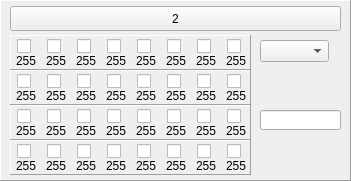
       <widget class="QFrame" name="fm_2" >
        <property name="geometry" >
         <rect>
          <x>10</x>
          <y>200</y>
          <width>351</width>
          <height>181</height>
         </rect>
        </property>
        <property name="autoFillBackground" >
         <bool>true</bool>
        </property>
        <property name="frameShape" >
         <enum>QFrame::Panel</enum>
        </property>
        <property name="frameShadow" >
         <enum>QFrame::Raised</enum>
        </property>
        <widget class="QFrame" name="fm-1_5" >
         <property name="geometry" >
          <rect>
           <x>10</x>
           <y>35</y>
           <width>241</width>
           <height>35</height>
          </rect>
         </property>
         <property name="autoFillBackground" >
          <bool>true</bool>
         </property>
         <property name="frameShape" >
          <enum>QFrame::Panel</enum>
         </property>
         <property name="frameShadow" >
          <enum>QFrame::Raised</enum>
         </property>
         <widget class="QLabel" name="lb-2_1" >
          <property name="geometry" >
           <rect>
            <x>6</x>
            <y>18</y>
            <width>21</width>
            <height>16</height>
           </rect>
          </property>
          <property name="text" >
           <string>255</string>
          </property>
         </widget>
         <widget class="QCheckBox" name="chk-2_1" >
          <property name="geometry" >
           <rect>
            <x>7</x>
            <y>3</y>
            <width>16</width>
            <height>17</height>
           </rect>
          </property>
         </widget>
         <widget class="QCheckBox" name="chk-2_2" >
          <property name="geometry" >
           <rect>
            <x>37</x>
            <y>3</y>
            <width>16</width>
            <height>17</height>
           </rect>
          </property>
         </widget>
         <widget class="QCheckBox" name="chk-2_3" >
          <property name="geometry" >
           <rect>
            <x>67</x>
            <y>3</y>
            <width>16</width>
            <height>17</height>
           </rect>
          </property>
         </widget>
         <widget class="QCheckBox" name="chk-2_4" >
          <property name="geometry" >
           <rect>
            <x>97</x>
            <y>3</y>
            <width>16</width>
            <height>17</height>
           </rect>
          </property>
         </widget>
         <widget class="QCheckBox" name="chk-2_5" >
          <property name="geometry" >
           <rect>
            <x>127</x>
            <y>3</y>
            <width>16</width>
            <height>17</height>
           </rect>
          </property>
         </widget>
         <widget class="QCheckBox" name="chk-2_6" >
          <property name="geometry" >
           <rect>
            <x>157</x>
            <y>3</y>
            <width>16</width>
            <height>17</height>
           </rect>
          </property>
         </widget>
         <widget class="QCheckBox" name="chk-2_7" >
          <property name="geometry" >
           <rect>
            <x>187</x>
            <y>3</y>
            <width>16</width>
            <height>17</height>
           </rect>
          </property>
         </widget>
         <widget class="QCheckBox" name="chk-2_8" >
          <property name="geometry" >
           <rect>
            <x>217</x>
            <y>3</y>
            <width>16</width>
            <height>17</height>
           </rect>
          </property>
         </widget>
         <widget class="QLabel" name="lb-2_2" >
          <property name="geometry" >
           <rect>
            <x>36</x>
            <y>18</y>
            <width>21</width>
            <height>16</height>
           </rect>
          </property>
          <property name="text" >
           <string>255</string>
          </property>
         </widget>
         <widget class="QLabel" name="lb-2_3" >
          <property name="geometry" >
           <rect>
            <x>66</x>
            <y>18</y>
            <width>21</width>
            <height>16</height>
           </rect>
          </property>
          <property name="text" >
           <string>255</string>
          </property>
         </widget>
         <widget class="QLabel" name="lb-2_4" >
          <property name="geometry" >
           <rect>
            <x>96</x>
            <y>18</y>
            <width>21</width>
            <height>16</height>
           </rect>
          </property>
          <property name="text" >
           <string>255</string>
          </property>
         </widget>
         <widget class="QLabel" name="lb-2_5" >
          <property name="geometry" >
           <rect>
            <x>126</x>
            <y>18</y>
            <width>21</width>
            <height>16</height>
           </rect>
          </property>
          <property name="text" >
           <string>255</string>
          </property>
         </widget>
         <widget class="QLabel" name="lb-2_6" >
          <property name="geometry" >
           <rect>
            <x>156</x>
            <y>18</y>
            <width>21</width>
            <height>16</height>
           </rect>
          </property>
          <property name="text" >
           <string>255</string>
          </property>
         </widget>
         <widget class="QLabel" name="lb-2_7" >
          <property name="geometry" >
           <rect>
            <x>186</x>
            <y>18</y>
            <width>21</width>
            <height>16</height>
           </rect>
          </property>
          <property name="text" >
           <string>255</string>
          </property>
         </widget>
         <widget class="QLabel" name="lb-2_8" >
          <property name="geometry" >
           <rect>
            <x>216</x>
            <y>18</y>
            <width>21</width>
            <height>16</height>
           </rect>
          </property>
          <property name="text" >
           <string>255</string>
          </property>
         </widget>
        </widget>
        <widget class="QComboBox" name="cmb_2" >
         <property name="geometry" >
          <rect>
           <x>260</x>
           <y>40</y>
           <width>69</width>
           <height>22</height>
          </rect>
         </property>
        </widget>
        <widget class="QLineEdit" name="le_2" >
         <property name="geometry" >
          <rect>
           <x>260</x>
           <y>110</y>
           <width>81</width>
           <height>20</height>
          </rect>
         </property>
        </widget>
        <widget class="QFrame" name="fm-1_6" >
         <property name="geometry" >
          <rect>
           <x>10</x>
           <y>70</y>
           <width>241</width>
           <height>35</height>
          </rect>
         </property>
         <property name="autoFillBackground" >
          <bool>true</bool>
         </property>
         <property name="frameShape" >
          <enum>QFrame::Panel</enum>
         </property>
         <property name="frameShadow" >
          <enum>QFrame::Raised</enum>
         </property>
         <widget class="QLabel" name="lb-2_9" >
          <property name="geometry" >
           <rect>
            <x>6</x>
            <y>18</y>
            <width>21</width>
            <height>16</height>
           </rect>
          </property>
          <property name="text" >
           <string>255</string>
          </property>
         </widget>
         <widget class="QCheckBox" name="chk-2_9" >
          <property name="geometry" >
           <rect>
            <x>7</x>
            <y>3</y>
            <width>16</width>
            <height>17</height>
           </rect>
          </property>
         </widget>
         <widget class="QCheckBox" name="chk-2_10" >
          <property name="geometry" >
           <rect>
            <x>37</x>
            <y>3</y>
            <width>16</width>
            <height>17</height>
           </rect>
          </property>
         </widget>
         <widget class="QCheckBox" name="chk-2_11" >
          <property name="geometry" >
           <rect>
            <x>67</x>
            <y>3</y>
            <width>16</width>
            <height>17</height>
           </rect>
          </property>
         </widget>
         <widget class="QCheckBox" name="chk-2_12" >
          <property name="geometry" >
           <rect>
            <x>97</x>
            <y>3</y>
            <width>16</width>
            <height>17</height>
           </rect>
          </property>
         </widget>
         <widget class="QCheckBox" name="chk-2_13" >
          <property name="geometry" >
           <rect>
            <x>127</x>
            <y>3</y>
            <width>16</width>
            <height>17</height>
           </rect>
          </property>
         </widget>
         <widget class="QCheckBox" name="chk-2_14" >
          <property name="geometry" >
           <rect>
            <x>157</x>
            <y>3</y>
            <width>16</width>
            <height>17</height>
           </rect>
          </property>
         </widget>
         <widget class="QCheckBox" name="chk-2_15" >
          <property name="geometry" >
           <rect>
            <x>187</x>
            <y>3</y>
            <width>16</width>
            <height>17</height>
           </rect>
          </property>
         </widget>
         <widget class="QCheckBox" name="chk-2_16" >
          <property name="geometry" >
           <rect>
            <x>217</x>
            <y>3</y>
            <width>16</width>
            <height>17</height>
           </rect>
          </property>
         </widget>
         <widget class="QLabel" name="lb-2_10" >
          <property name="geometry" >
           <rect>
            <x>36</x>
            <y>18</y>
            <width>21</width>
            <height>16</height>
           </rect>
          </property>
          <property name="text" >
           <string>255</string>
          </property>
         </widget>
         <widget class="QLabel" name="lb-2_11" >
          <property name="geometry" >
           <rect>
            <x>66</x>
            <y>18</y>
            <width>21</width>
            <height>16</height>
           </rect>
          </property>
          <property name="text" >
           <string>255</string>
          </property>
         </widget>
         <widget class="QLabel" name="lb-2_12" >
          <property name="geometry" >
           <rect>
            <x>96</x>
            <y>18</y>
            <width>21</width>
            <height>16</height>
           </rect>
          </property>
          <property name="text" >
           <string>255</string>
          </property>
         </widget>
         <widget class="QLabel" name="lb-2_13" >
          <property name="geometry" >
           <rect>
            <x>126</x>
            <y>18</y>
            <width>21</width>
            <height>16</height>
           </rect>
          </property>
          <property name="text" >
           <string>255</string>
          </property>
         </widget>
         <widget class="QLabel" name="lb-2_14" >
          <property name="geometry" >
           <rect>
            <x>156</x>
            <y>18</y>
            <width>21</width>
            <height>16</height>
           </rect>
          </property>
          <property name="text" >
           <string>255</string>
          </property>
         </widget>
         <widget class="QLabel" name="lb-2_15" >
          <property name="geometry" >
           <rect>
            <x>186</x>
            <y>18</y>
            <width>21</width>
            <height>16</height>
           </rect>
          </property>
          <property name="text" >
           <string>255</string>
          </property>
         </widget>
         <widget class="QLabel" name="lb-2_16" >
          <property name="geometry" >
           <rect>
            <x>216</x>
            <y>18</y>
            <width>21</width>
            <height>16</height>
           </rect>
          </property>
          <property name="text" >
           <string>255</string>
          </property>
         </widget>
        </widget>
        <widget class="QFrame" name="fm-1_7" >
         <property name="geometry" >
          <rect>
           <x>10</x>
           <y>105</y>
           <width>241</width>
           <height>35</height>
          </rect>
         </property>
         <property name="autoFillBackground" >
          <bool>true</bool>
         </property>
         <property name="frameShape" >
          <enum>QFrame::Panel</enum>
         </property>
         <property name="frameShadow" >
          <enum>QFrame::Raised</enum>
         </property>
         <widget class="QLabel" name="lb-2_17" >
          <property name="geometry" >
           <rect>
            <x>6</x>
            <y>18</y>
            <width>21</width>
            <height>16</height>
           </rect>
          </property>
          <property name="text" >
           <string>255</string>
          </property>
         </widget>
         <widget class="QCheckBox" name="chk-2_17" >
          <property name="geometry" >
           <rect>
            <x>7</x>
            <y>3</y>
            <width>16</width>
            <height>17</height>
           </rect>
          </property>
         </widget>
         <widget class="QCheckBox" name="chk-2_18" >
          <property name="geometry" >
           <rect>
            <x>37</x>
            <y>3</y>
            <width>16</width>
            <height>17</height>
           </rect>
          </property>
         </widget>
         <widget class="QCheckBox" name="chk-2_19" >
          <property name="geometry" >
           <rect>
            <x>67</x>
            <y>3</y>
            <width>16</width>
            <height>17</height>
           </rect>
          </property>
         </widget>
         <widget class="QCheckBox" name="chk-2_20" >
          <property name="geometry" >
           <rect>
            <x>97</x>
            <y>3</y>
            <width>16</width>
            <height>17</height>
           </rect>
          </property>
         </widget>
         <widget class="QCheckBox" name="chk-2_21" >
          <property name="geometry" >
           <rect>
            <x>127</x>
            <y>3</y>
            <width>16</width>
            <height>17</height>
           </rect>
          </property>
         </widget>
         <widget class="QCheckBox" name="chk-2_22" >
          <property name="geometry" >
           <rect>
            <x>157</x>
            <y>3</y>
            <width>16</width>
            <height>17</height>
           </rect>
          </property>
         </widget>
         <widget class="QCheckBox" name="chk-2_23" >
          <property name="geometry" >
           <rect>
            <x>187</x>
            <y>3</y>
            <width>16</width>
            <height>17</height>
           </rect>
          </property>
         </widget>
         <widget class="QCheckBox" name="chk-2_24" >
          <property name="geometry" >
           <rect>
            <x>217</x>
            <y>3</y>
            <width>16</width>
            <height>17</height>
           </rect>
          </property>
         </widget>
         <widget class="QLabel" name="lb-2_18" >
          <property name="geometry" >
           <rect>
            <x>36</x>
            <y>18</y>
            <width>21</width>
            <height>16</height>
           </rect>
          </property>
          <property name="text" >
           <string>255</string>
          </property>
         </widget>
         <widget class="QLabel" name="lb-2_19" >
          <property name="geometry" >
           <rect>
            <x>66</x>
            <y>18</y>
            <width>21</width>
            <height>16</height>
           </rect>
          </property>
          <property name="text" >
           <string>255</string>
          </property>
         </widget>
         <widget class="QLabel" name="lb-2_20" >
          <property name="geometry" >
           <rect>
            <x>96</x>
            <y>18</y>
            <width>21</width>
            <height>16</height>
           </rect>
          </property>
          <property name="text" >
           <string>255</string>
          </property>
         </widget>
         <widget class="QLabel" name="lb-2_21" >
          <property name="geometry" >
           <rect>
            <x>126</x>
            <y>18</y>
            <width>21</width>
            <height>16</height>
           </rect>
          </property>
          <property name="text" >
           <string>255</string>
          </property>
         </widget>
         <widget class="QLabel" name="lb-2_22" >
          <property name="geometry" >
           <rect>
            <x>156</x>
            <y>18</y>
            <width>21</width>
            <height>16</height>
           </rect>
          </property>
          <property name="text" >
           <string>255</string>
          </property>
         </widget>
         <widget class="QLabel" name="lb-2_23" >
          <property name="geometry" >
           <rect>
            <x>186</x>
            <y>18</y>
            <width>21</width>
            <height>16</height>
           </rect>
          </property>
          <property name="text" >
           <string>255</string>
          </property>
         </widget>
         <widget class="QLabel" name="lb-2_24" >
          <property name="geometry" >
           <rect>
            <x>216</x>
            <y>18</y>
            <width>21</width>
            <height>16</height>
           </rect>
          </property>
          <property name="text" >
           <string>255</string>
          </property>
         </widget>
        </widget>
        <widget class="QFrame" name="fm-1_8" >
         <property name="geometry" >
          <rect>
           <x>10</x>
           <y>140</y>
           <width>241</width>
           <height>35</height>
          </rect>
         </property>
         <property name="autoFillBackground" >
          <bool>true</bool>
         </property>
         <property name="frameShape" >
          <enum>QFrame::Panel</enum>
         </property>
         <property name="frameShadow" >
          <enum>QFrame::Raised</enum>
         </property>
         <widget class="QLabel" name="lb-2_25" >
          <property name="geometry" >
           <rect>
            <x>6</x>
            <y>18</y>
            <width>21</width>
            <height>16</height>
           </rect>
          </property>
          <property name="text" >
           <string>255</string>
          </property>
         </widget>
         <widget class="QCheckBox" name="chk-2_25" >
          <property name="geometry" >
           <rect>
            <x>7</x>
            <y>3</y>
            <width>16</width>
            <height>17</height>
           </rect>
          </property>
         </widget>
         <widget class="QCheckBox" name="chk-2_26" >
          <property name="geometry" >
           <rect>
            <x>37</x>
            <y>3</y>
            <width>16</width>
            <height>17</height>
           </rect>
          </property>
         </widget>
         <widget class="QCheckBox" name="chk-2_27" >
          <property name="geometry" >
           <rect>
            <x>67</x>
            <y>3</y>
            <width>16</width>
            <height>17</height>
           </rect>
          </property>
         </widget>
         <widget class="QCheckBox" name="chk-2_28" >
          <property name="geometry" >
           <rect>
            <x>97</x>
            <y>3</y>
            <width>16</width>
            <height>17</height>
           </rect>
          </property>
         </widget>
         <widget class="QCheckBox" name="chk-2_29" >
          <property name="geometry" >
           <rect>
            <x>127</x>
            <y>3</y>
            <width>16</width>
            <height>17</height>
           </rect>
          </property>
         </widget>
         <widget class="QCheckBox" name="chk-2_30" >
          <property name="geometry" >
           <rect>
            <x>157</x>
            <y>3</y>
            <width>16</width>
            <height>17</height>
           </rect>
          </property>
         </widget>
         <widget class="QCheckBox" name="chk-2_31" >
          <property name="geometry" >
           <rect>
            <x>187</x>
            <y>3</y>
            <width>16</width>
            <height>17</height>
           </rect>
          </property>
         </widget>
         <widget class="QCheckBox" name="chk-2_32" >
          <property name="geometry" >
           <rect>
            <x>217</x>
            <y>3</y>
            <width>16</width>
            <height>17</height>
           </rect>
          </property>
         </widget>
         <widget class="QLabel" name="lb-2_26" >
          <property name="geometry" >
           <rect>
            <x>36</x>
            <y>18</y>
            <width>21</width>
            <height>16</height>
           </rect>
          </property>
          <property name="text" >
           <string>255</string>
          </property>
         </widget>
         <widget class="QLabel" name="lb-2_27" >
          <property name="geometry" >
           <rect>
            <x>66</x>
            <y>18</y>
            <width>21</width>
            <height>16</height>
           </rect>
          </property>
          <property name="text" >
           <string>255</string>
          </property>
         </widget>
         <widget class="QLabel" name="lb-2_28" >
          <property name="geometry" >
           <rect>
            <x>96</x>
            <y>18</y>
            <width>21</width>
            <height>16</height>
           </rect>
          </property>
          <property name="text" >
           <string>255</string>
          </property>
         </widget>
         <widget class="QLabel" name="lb-2_29" >
          <property name="geometry" >
           <rect>
            <x>126</x>
            <y>18</y>
            <width>21</width>
            <height>16</height>
           </rect>
          </property>
          <property name="text" >
           <string>255</string>
          </property>
         </widget>
         <widget class="QLabel" name="lb-2_30" >
          <property name="geometry" >
           <rect>
            <x>156</x>
            <y>18</y>
            <width>21</width>
            <height>16</height>
           </rect>
          </property>
          <property name="text" >
           <string>255</string>
          </property>
         </widget>
         <widget class="QLabel" name="lb-2_31" >
          <property name="geometry" >
           <rect>
            <x>186</x>
            <y>18</y>
            <width>21</width>
            <height>16</height>
           </rect>
          </property>
          <property name="text" >
           <string>255</string>
          </property>
         </widget>
         <widget class="QLabel" name="lb-2_32" >
          <property name="geometry" >
           <rect>
            <x>216</x>
            <y>18</y>
            <width>21</width>
            <height>16</height>
           </rect>
          </property>
          <property name="text" >
           <string>255</string>
          </property>
         </widget>
        </widget>
        <widget class="QToolButton" name="tb_2" >
         <property name="geometry" >
          <rect>
           <x>10</x>
           <y>6</y>
           <width>331</width>
           <height>25</height>
          </rect>
         </property>
         <property name="text" >
          <string>2</string>
         </property>
        </widget>
       </widget>
